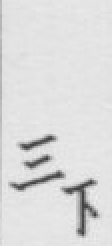
#> input picture runs/tmp/_1031_B22_原图裁片.png, 56 x 123 px (shown 2 times larger)
$ python -i emit_line_dataset.py   (imports and definitions only)
#> lines starting #> are read from the running program, lines starting #| are printed output that depends on the picture; after the words box and inside, x2 and y2 are one past the last pixel; in counts of white or black regions, pixels touching at a corner belong together
#> further down, picture is the input picture: shape (123, 56); min 64, max 238, mean 219.7
### src/core/paths.py
# -*- coding: utf-8 -*-
"""项目路径集中配置。

所有脚本一律通过本模块获取路径，禁止在脚本中硬编码绝对路径；
新增数据目录或外部输入时，先在此处登记。
项目根目录由本文件位置推导（parents[2]），整体搬移目录不影响运行。
"""
from pathlib import Path
from types import SimpleNamespace

# ---- 项目根目录 ----
PROJECT_ROOT = Path(__file__).resolve().parents[2]

# ---- 数据目录（data/，各阶段输出，中文名与既有产物保持一致）----
DATA_DIR = PROJECT_ROOT / "data"
RAW_DIR = DATA_DIR / "raw_images"                    # 阶段0：原始扫描件（JPG，全程只读）
BINARIZED_DIR = DATA_DIR / "二值处理"                  # 阶段1：多尺度 Sauvola 二值化
THINNING_DIR = DATA_DIR / "thinning"                  # 阶段2：Zhang-Suen 细化
THINNING_TEST_DIR = THINNING_DIR / "test"             # 细化算法对比测试输出
SKELETON_DIR = DATA_DIR / "LingDong-skeleton-tracing处理"  # 阶段3：骨架追踪
SKELETON_COORD_DIR = SKELETON_DIR / "坐标数据"
SKELETON_VIZ_DIR = SKELETON_DIR / "可视化图"

# 阶段4：表格线候选识别（每图五件套）
CANDIDATE_DIR = DATA_DIR / "表格线候选识别处理"
CANDIDATE_ORIG_DIR = CANDIDATE_DIR / "原图"
CANDIDATE_OVERLAY_DIR = CANDIDATE_DIR / "叠加可视化图"
CANDIDATE_PURE_DIR = CANDIDATE_DIR / "纯线条可视化图"
CANDIDATE_COORD_DIR = CANDIDATE_DIR / "坐标数据"
CANDIDATE_STATS_DIR = CANDIDATE_DIR / "特征统计"

# 阶段5a：列线清洗与结构识别
COLUMN_CLEAN_DIR = DATA_DIR / "列线清洗与结构识别"
COLUMN_CLEAN_ORIG_DIR = COLUMN_CLEAN_DIR / "原图"
COLUMN_CLEAN_OVERLAY_DIR = COLUMN_CLEAN_DIR / "叠加可视化图"
COLUMN_CLEAN_PURE_DIR = COLUMN_CLEAN_DIR / "纯结构图"
COLUMN_CLEAN_COORD_DIR = COLUMN_CLEAN_DIR / "坐标数据"

# 阶段5b：纵向主框架恢复（与 5a 并列的另一种列结构识别方案）
COLUMN_RECOVER_DIR = DATA_DIR / "纵向主框架恢复"
COLUMN_RECOVER_ORIG_DIR = COLUMN_RECOVER_DIR / "原图"
COLUMN_RECOVER_OVERLAY_DIR = COLUMN_RECOVER_DIR / "叠加可视化图"
COLUMN_RECOVER_PURE_DIR = COLUMN_RECOVER_DIR / "纯线条可视化图"
COLUMN_RECOVER_COORD_DIR = COLUMN_RECOVER_DIR / "坐标数据"
COLUMN_RECOVER_STATS_DIR = COLUMN_RECOVER_DIR / "特征统计"

# 阶段4（主分隔线拟合）：column_fit，纵向+横向主分隔线重建（含 noise 再召回、折线轨迹）
COLUMN_FIT_DIR = DATA_DIR / "主分隔线拟合"
COLUMN_FIT_ORIG_DIR = COLUMN_FIT_DIR / "原图"
COLUMN_FIT_OVERLAY_DIR = COLUMN_FIT_DIR / "叠加可视化图"
COLUMN_FIT_PURE_DIR = COLUMN_FIT_DIR / "纯线条可视化图"
COLUMN_FIT_COORD_DIR = COLUMN_FIT_DIR / "坐标数据"
COLUMN_FIT_STATS_DIR = COLUMN_FIT_DIR / "特征统计"

# 阶段4（纵向主分隔线重建原型）：按固定 y 分层 + 多路径 Non-crossing 联合恢复（已废弃，见 column_fit.py）
VERTICAL_SEP_DIR = DATA_DIR / "纵向主分隔线重建"
VERTICAL_SEP_OVERLAY_DIR = VERTICAL_SEP_DIR / "叠加可视化图"
VERTICAL_SEP_PURE_DIR = VERTICAL_SEP_DIR / "纯线条可视化图"
VERTICAL_SEP_COORD_DIR = VERTICAL_SEP_DIR / "坐标数据"
VERTICAL_SEP_STATS_DIR = VERTICAL_SEP_DIR / "特征统计"

# 阶段6：第一行标注
FIRST_ROW_DIR = DATA_DIR / "第一行标注"
FIRST_ROW_VIZ_DIR = FIRST_ROW_DIR / "标注图"
FIRST_ROW_PARAM_DIR = FIRST_ROW_DIR / "参数"
FIRST_ROW_SUMMARY = FIRST_ROW_DIR / "汇总.json"

# ---- 输出与运行期目录 ----
OUTPUTS_DIR = PROJECT_ROOT / "outputs"                  # 交付物输出
SPEEDVIEW_DIR = OUTPUTS_DIR / "流程速览_20261023"        # 管线逐步速览文档+半分辨率预览图(用户快速筛查用)
RUNS_DIR = PROJECT_ROOT / "runs"                        # 运行期临时产物
TMP_DIR = RUNS_DIR / "tmp"
# 按现行行界重出的表：另开新目录，table_reconstruct 里的正式还原.xlsx（含已回写判读）一律不覆盖
# (历史版本 20260925/20260930/20261005 的登记已随僵尸清理_20261025 摘除,目录不在盘上)
REEMIT_DIR_20261005B = RUNS_DIR / "table_reconstruct_重出_20261005_项④行线补全"   # 项④(sub种子墨迹验证补全)后的全量重出
REEMIT_DIR_20261023 = RUNS_DIR / "table_reconstruct_重出_20261023_列线修复"   # M6.T6 列线修复(数据区墨迹重描+质量门)后的 8 图重出
ERA_CHAR_DIR = RUNS_DIR / "era_chars_20261010"   # 时代列整字裁剪试点(列界折线掩膜+行线窄带先验,验收门禁G1-G4)
ERA_CHECK_DIR_20261010 = PROJECT_ROOT / "outputs/时代列整字裁剪核验_20261010"   # 试点核验包(montage拼段+裁片+门禁报告,交用户眼验)
FINALIZE_DIR = RUNS_DIR / "table_整合_20261010"   # 整合表(合并单元格+语义校正+合理性门禁,试点5图)
FINALIZE_PACKAGE_DIR = PROJECT_ROOT / "outputs/时代列整合试点包_20261010"   # 整合xlsx+校正账+验收汇总,交用户核验
USER_VERDICTS_20261010 = RUNS_DIR / "用户裁决_20261010.json"   # 时代列用户裁决输入(图+原→新,管线最后执行,用户赢一切)
LAYER_VERDICTS_20261027 = RUNS_DIR / "B列乱码裁决_20261027.json"   # 煤层标志层号乱码裁决(图+xlsx行→新值,助手判读用户授权免裁)
FINALIZE_FULL_DIR = RUNS_DIR / "table_整合_全量_20261011"   # 全量30张整合表(合并单元格+语义校正+合理性门禁)
FINAL_DELIVERY_DIR_20261028 = PROJECT_ROOT / "outputs/Excel交付_最终_20261028"   # 最终交付:30张整合表成品(含对标红字),纯xlsx
REF_XLSX_DIR_20261011 = DATA_DIR / "参考表_1015-1044_20261011"   # 用户提供的另一套LLM整理结果(1015-1044(1).zip解包,只读输入;2026-11-09 收官清理移入 data)
AGNES_REREAD_DIR_20261028 = RUNS_DIR / "Agnes全列复读_20261028"   # 时代带整块裁剪+Agnes全列复读(块图+账+答+比对)
AGNES_REPEAT_DIR_20261029 = RUNS_DIR / "Agnes全列复读_20261028_重读对照"   # 同配置强制重读的第一次答案备份(一致性核对)
AGNES_COMPARE3_DIR_20261029 = PROJECT_ROOT / "outputs/Agnes三读对照_20261029"   # 我方+三读逐格对照表(每图xlsx:对照+汇总两页)
AGNES_PIXEL_PACK_DIR_20261029 = PROJECT_ROOT / "outputs/Agnes像素核验包_20261029"   # 分歧格原图单格裁片+核验索引(人核后经裁决转正)
# v7 缺陷修复专项(分支 fix-v7-specials):产物一律写新目录,不覆盖 20261011 溯源
FINALIZE_FULL_DIR_20261016 = RUNS_DIR / "table_整合_全量_20261016"   # 专项修复后的全量整合表(门禁口径修正+列角色解耦)
OVERLAY_CHECK_DIR_20260930 = PROJECT_ROOT / "outputs/结构叠加核验_20260930"   # 行界/列界叠加图+1:1裁片,交用户眼验(约束7)

# 行列线定稿交付：可直接使用的行线+列线数据集 + 全分辨率叠加图（只读 table_reconstruct，不写回）
def line_delivery(base):
    """交付数据集的一套路径：换版本只换根目录，子目录名固定。"""
    return SimpleNamespace(
        dir=base, json=base / "每张", overlay=base / "叠加图",
        preview=base / "叠加图_半分辨率预览", window=base / "局部1比1",
        lines_csv=base / "行列线_线级.csv", pts_csv=base / "行列线_点级.csv",
        manifest=base / "清单.json")


# v1（2026-09-26 已交付）：列线当时还是一根按 y 全局排序的整线，把 1921 段"无账弦"
# 当成真实几何出了盘（见 STATUS P10）。冻结留档，不删不改，供新旧对照。
LINE_DELIVERY_V1 = line_delivery(OUTPUTS_DIR / "行列线数据集_20260926")
# 现行版：列线/外框边改走 src/table/col_segments.py —— 按阶段4 碎片出处逐段出账，
# 断口不连线；柱状图案带内的碎片不作列线证据。行线侧与 v1 同判据、同产物。
LINE_DELIVERY = line_delivery(OUTPUTS_DIR / "行列线数据集_列线分段_20260927")
# 离墨成因分类的产物：diag_off.py 顺手落一份"真歪名单"，交付时给这些线上黄色标记
LINE_SUSPECTS = RUNS_DIR / "行列线可疑清单.json"

# 列线正确数据源核验：几何取阶段4 column_fit 的 column_lines[].trajectory（30 张全有、逐 y 连续）
# 只读 COLUMN_FIT_COORD_DIR 与 6a 定稿，产物另开新目录，不回写 LINE_DELIVERY
COLFIX_DIR = OUTPUTS_DIR / "列线核验_column_fit_20260927"
COLFIX_OVERLAY_DIR = COLFIX_DIR / "叠加图"            # 全分辨率 PNG
COLFIX_PREVIEW_DIR = COLFIX_DIR / "叠加图_预览"        # 分段 JPG，肉眼可看
COLFIX_LINES_CSV = COLFIX_DIR / "列线_线级.csv"
COLFIX_MAP = COLFIX_DIR / "定稿对应.json"              # 6a 定稿列 ↔ column_fit 轨迹 匹配表
COLFIX_MANIFEST = COLFIX_DIR / "清单.json"

# 阶段5 新方案：全局锚点列边界恢复（不覆盖 COLUMN_FIT_DIR 旧产物）
LINE_FOLLOW_DIR = RUNS_DIR / "stage5_line_follow"
LINE_FOLLOW_COORD_DIR = LINE_FOLLOW_DIR / "坐标数据"
LINE_FOLLOW_OVERLAY_DIR = LINE_FOLLOW_DIR / "叠加可视化图"
LINE_FOLLOW_DIAG_DIR = LINE_FOLLOW_DIR / "诊断图"

# 阶段5 实验：碎片→物理竖线 Track 归组（track_group；冻结线段，只新增归属关系）
TRACK_GROUP_DIR = RUNS_DIR / "stage5_track_grouping"
TRACK_GROUP_COORD_DIR = TRACK_GROUP_DIR / "坐标数据"
TRACK_GROUP_OVERLAY_DIR = TRACK_GROUP_DIR / "叠加可视化图"

# autoresearch 内容层对标实验区(结构层冻结只读;不改 20261028 交付与 20261011 整合表)
AUTORESEARCH_DIR = RUNS_DIR / "autoresearch_align"        # 会话工作区
AUTORESEARCH_SEED_DIR = AUTORESEARCH_DIR / "seed"        # 基线快照(=table_整合_全量_20261011 的30张整合xlsx,冻结)
AUTORESEARCH_CANDIDATE_DIR = AUTORESEARCH_DIR / "candidate"   # 候选整合表(规则引擎产出,可随时重置重生成)
AUTORESEARCH_ROWCACHE = AUTORESEARCH_DIR / "row_ivs.json"     # 行区间缓存(与 compare_ref 重放同参;结构冻结才可复用)

# 合成量化验收门禁(分支 stage06-syn-gate):合成扫描件 / GT / 叠加预览
SYNTH_DIR = RUNS_DIR / "synthetic_gate"
SYNTH_SCAN_DIR = SYNTH_DIR / "scans"
SYNTH_GT_DIR = SYNTH_DIR / "gt"
SYNTH_PREVIEW_DIR = SYNTH_DIR / "preview"
SYNTH_SCORE_DIR = SYNTH_DIR / "scores"
SYNTH_CROP_DIR = SYNTH_SCORE_DIR / "crops"
VERIFIED_CONTENT_DIR = RUNS_DIR / "verify_content"   # 内容层只读互证报告(判定6)
STAGE_AUDIT_DIR = RUNS_DIR / "阶段巡检包_20260923"    # 全阶段产物巡检包(用户排查用)
CHAIN_DIR = SYNTH_DIR / "chain"             # 合成图跑真管线的沙箱根

THIRD_PARTY_DIR = PROJECT_ROOT / "src" / "third_party"  # 第三方源码（skeleton-tracing）

# ---- 外部输入（桌面文件，不属于本项目，运行前请确认存在）----
EXTERNAL_DESKTOP = Path(r"D:\Skye\Desktop")
DELIVERY_XLSX = EXTERNAL_DESKTOP / "钻孔数据_交付版_20260730_v4.xlsx"  # 交付版 Excel（审计/QC 输入）
V4_TEMPLATE_XLSX = EXTERNAL_DESKTOP / "1015-1044.xlsx"                 # 套入模板（fill_and_pack 输入）
PACKED_DIR = EXTERNAL_DESKTOP / "钻孔数据_套入v4"                        # fill_and_pack 输出目录
PACKED_ZIP = EXTERNAL_DESKTOP / "钻孔数据_套入v4.zip"                     # fill_and_pack 打包输出
# 外部 LLM 重建管线产物（reconstruct_all 输入，当前未纳入本项目）
AI_PIPELINE_DIR = PROJECT_ROOT / "ai_pipeline" / "deliverables" / \
    "manual_review_1015_1044_geologic_v2" / "derived_graphs"


# [18 lines left out: functions pair_jpg_json, ensure_dirs, not called in this run]

### src/tools/emit_line_dataset.py
# -*- coding: utf-8 -*-
"""把定稿的行线 + 列线打成一份可直接使用的数据集，并出全分辨率叠加图。

输入只有两个判定的结果，本脚本不重新判定、不回写任何判定产物：
  runs/table_reconstruct/{stem}_行判定.json    行线（层界）——poly 已是 (x, y)
  runs/table_reconstruct/{stem}_分割线.json    列线 + 表左右边界——走 `src/table/col_segments.py`
                                              按阶段4 碎片出处**逐段出账**：断口不连线、补全单独记账

为什么列线源从 `_列结构定稿.json` 换成 `_分割线.json`(用户 2026-09-27 定的基准 = 6d 外框叠加图)：
  定稿只有 9 条内部列界，不含 6a2 的断口补全与 6a4 补好的左右外框；且上一版用
  `track_columns.load_chain()` 复原列线时把点**按 y 全局排序成一根折线**，
  于是 30 张 326 条线里 1921 段"碎片间断口直连"以真实列线几何出了盘(实测见 runs/tmp/diag_col_saw.py)。
  现在段内每一笔落点都由阶段4 碎片自己的点构成：`fills`/`extends` 有账补全记 backing，
  接不上的空档进 `col_gaps` 出账不画线。整段落在柱状图案带内的碎片不作列线证据(dropped_in_band)。

数据清洗（用户 2026-09-26 口径："不需要在'柱状'和'简易水文曲线'内做标注"）：
  柱状列画的是岩性图案、简易水文曲线列画的是测井曲线，都不是表格线，其内不画行线。
  每条层界按列分带裁开，只留 数值区(x<柱状西缘) 与 岩性描述(柱状东缘≤x<岩性|水文分隔)，
  切点落在带缘上。一条层界因此拆成 1~2 段（数值段 + 岩性段），段数≈行数×2。
  列带缘走生产代码同一套：柱状带 = content_band，岩性|水文 = 定稿最右一条列线（continue_below 续到表底）。
输出（paths.LINE_DELIVERY.dir，新目录）：
  每张/{stem}.json      单张全量：线级记录 + 折线点 + 判据参数 + 告警 + 断口账
  行列线_线级.csv        一条线段一行（含起讫、点数、来源段、backing）
  行列线_点级.csv        一个折点一行，段内直接连点成线
  清单.json             逐张计数、参数、告警、源文件指纹
  叠加图/{stem}.png     原分辨率：红=行线段 蓝=列线段 绿=外框边 青=有账桥接 橙=外延 黄=待核行线
  叠加图_半分辨率预览/{stem}.jpg
  局部1比1/{图号}_{上|中|下}.png   原尺寸裁片，肉眼看得清单

用法: python src/tools/emit_line_dataset.py [1015 1027]   # 无参数=30 张全量
"""
import csv
import hashlib
import json
import sys
from pathlib import Path

import cv2
import numpy as np

ROOT = Path(__file__).resolve().parents[2]
sys.path.insert(0, str(ROOT))
from src.core import paths                                          # noqa: E402
from src.table import col_segments                                  # noqa: E402
from src.table.track_columns import load_chain                      # noqa: E402
from src.table.track_rows import content_band, edge_at, continue_below  # noqa: E402

RECON = paths.RUNS_DIR / "table_reconstruct"
NEG, POS = -1e9, 1e9            # 带缘认不出时的哨兵：柱状缺→不裁带，水文缺→不裁右
ROW_COL = (0, 0, 255)     # BGR 红 = 行线
COL_COL = (255, 90, 0)    # BGR 蓝 = 列线
EDGE_COL = (0, 220, 0)    # BGR 绿 = 表左右边界（约束5：外框不作列分隔线，单独成类）
FILL_COL = (255, 220, 0)  # BGR 青 = 有账桥接段（6a2 fills）
EXT_COL = (0, 165, 255)   # BGR 橙 = 有账外延段（6a2 extends）
SUS_COL = (0, 255, 255)   # BGR 黄 = 离墨标尺判为"真歪"的行线，请人逐条看
GAP_COL = (150, 150, 150)  # BGR 灰虚 = 真断口（只示意，不作线数据）
FRAME_COL = (255, 0, 255)  # BGR 品红 = 外框上下边(6d _上下框.json,同"外框不作列分隔线"一类)
LONG_GAP = 600          # 断口超过此长度改画浅灰：这条线在这一段是真没认出来，别跟短口混
STUB = 120              # 长断口只从两端各画这么长一截，中间不猜路径
WIN_H = 2200              # 局部 1:1 裁片高（原图像素，不缩放）
TAG = {"row": "R", "col": "C", "edge": "E", "top": "T", "bottom": "B"}
W = 3


# [6 lines left out: function suspects, not called in this run]


def fingerprint(p):
    return hashlib.md5(p.read_bytes()).hexdigest()[:12]


# [188 lines left out: functions _gaps, col_records, band_bounds, clip_poly, sheet, summarize and 2 more, not called in this run]


def vertical_ink(gray):
    """原图"真竖线墨"掩膜：自适应二值 → 1×40 竖条开运算(短竖笔=字/图案,剔掉) → 25px 竖向闭运算。
    与 runs/tmp/yard_cols.py、yard_seg_ink.py 同一口径，是约束2 的可执行检验。"""
    bw = (cv2.adaptiveThreshold(gray, 255, cv2.ADAPTIVE_THRESH_GAUSSIAN_C,
                                cv2.THRESH_BINARY_INV, 31, 12) > 0).astype(np.uint8) * 255
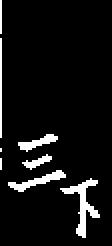
#> bw: shape (123, 56) (shown 2 times larger); 6.9% white; 8 white regions (3 under 20 px), largest, box (x1, y1, x2, y2) and area: (30, 89, 50, 119) 171, (4, 85, 33, 96) 104, (9, 67, 29, 76) 75, (0, 19, 1, 69) 50, (11, 77, 26, 85) 48
    v = cv2.morphologyEx(bw, cv2.MORPH_OPEN, cv2.getStructuringElement(cv2.MORPH_RECT, (1, 40)))
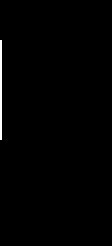
#> v: shape (123, 56) (shown 2 times larger); 0.73% white in thin lines or dots, all inside (x1, y1, x2, y2) = (0, 20, 1, 70)
    del bw
    return cv2.morphologyEx(v, cv2.MORPH_CLOSE, np.ones((25, 1), np.uint8))


# [171 lines left out: functions ink_frac, drop_off_ink, overlay, main, not called in this run]


# [2 lines not run here, left out]

>>> import cv2
>>> picture = cv2.imread('../../runs/tmp/_1031_B22_原图裁片.png', cv2.IMREAD_GRAYSCALE)
>>> result = vertical_ink(picture)

$ run again, on runs/tmp/r10chk/1033_行63_big_strip.png
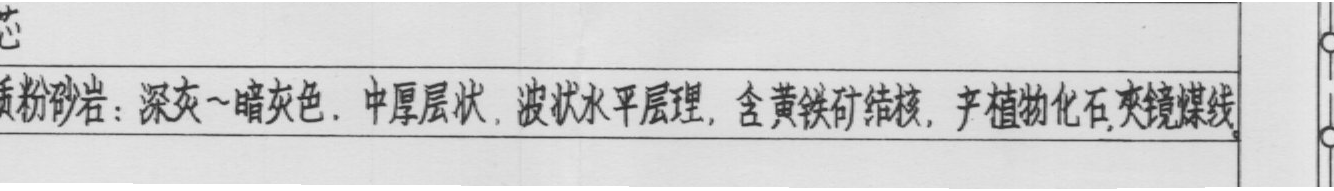
#> input picture runs/tmp/r10chk/1033_行63_big_strip.png, 1334 x 191 px
#> picture is the input picture: shape (191, 1334); min 40, max 255, mean 207.4
#> in vertical_ink, `bw = (cv2.adaptiveThreshold(gray, 255, cv2.ADAPTIVE_THRESH_GAUSSIAN_C,..`:
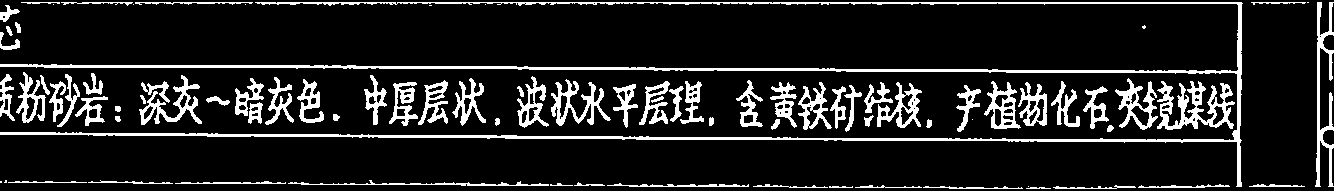
#> bw: shape (191, 1334); 12.9% white; 86 white regions (11 under 20 px), largest, box (x1, y1, x2, y2) and area: (0, 2, 1243, 187) 9970, (1157, 81, 1235, 130) 1685, (1315, 2, 1334, 187) 1273
#> in vertical_ink, `v = cv2.morphologyEx(bw, cv2.MORPH_OPEN, cv2.getStructuringElement(cv2..`:
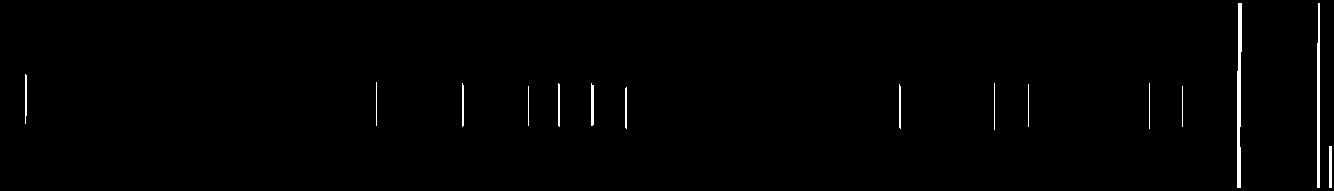
#> v: shape (191, 1334); 0.85% white; 15 white regions, largest, box (x1, y1, x2, y2) and area: (1237, 3, 1242, 188) 701, (1317, 3, 1320, 188) 515, (1329, 146, 1332, 188) 126
